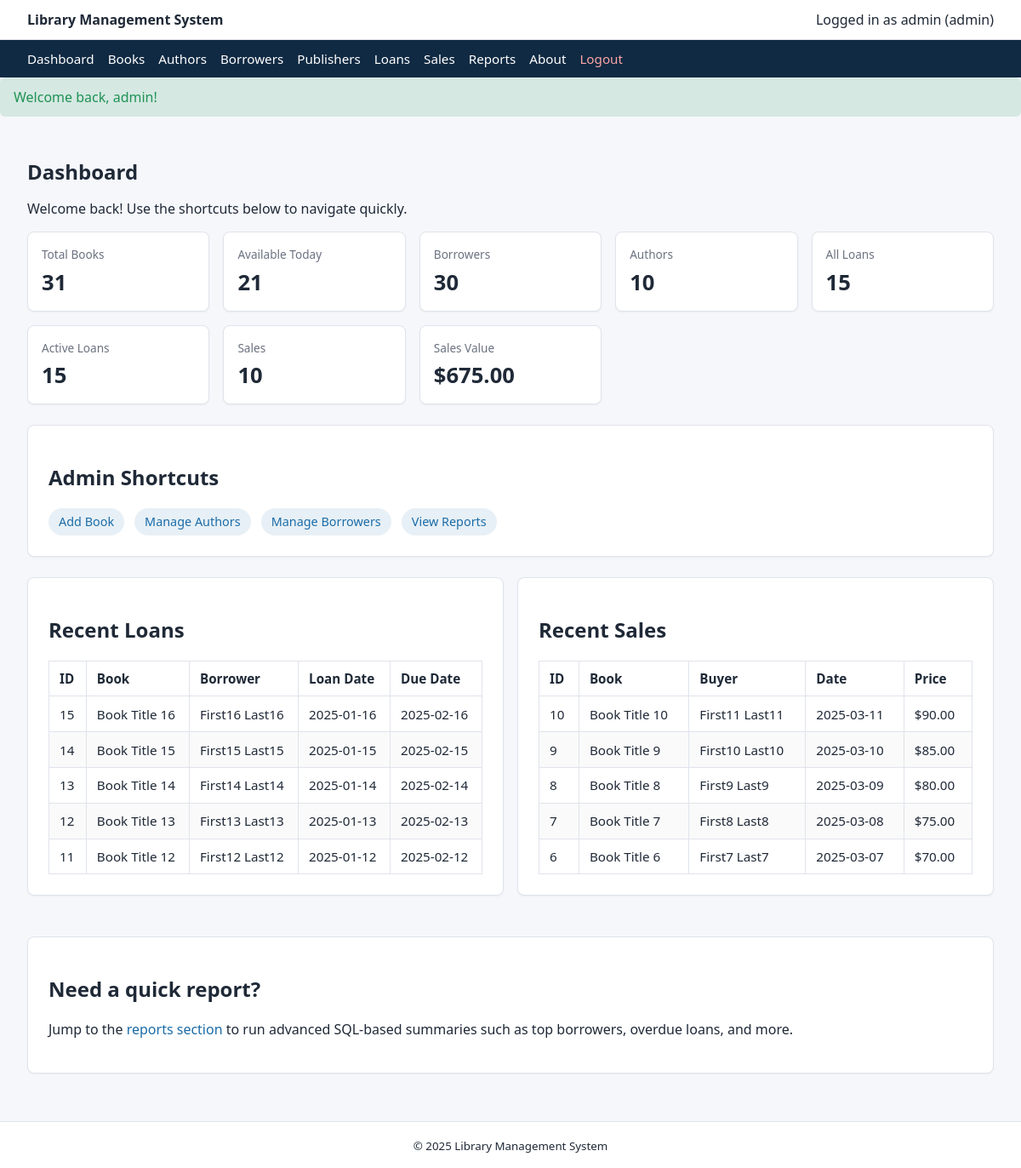
/dashboard.php (signed in), run on the app's committed database.
### tables this page shows
CREATE TABLE `loan` (
  `loan_id` int(11) NOT NULL,
  `borrower_id` int(11) DEFAULT NULL,
  `book_id` int(11) DEFAULT NULL,
  `period_id` int(11) DEFAULT NULL,
  `loan_date` date NOT NULL,
  `due_date` date NOT NULL,
  `return_date` date DEFAULT NULL
);

CREATE TABLE `book` (
  `book_id` int(11) NOT NULL,
  `title` varchar(200) NOT NULL,
  `publisher_id` int(11) DEFAULT NULL,
  `category` varchar(100) DEFAULT NULL,
  `book_type` varchar(50) DEFAULT NULL,
  `original_price` decimal(10,2) DEFAULT NULL,
  `available` tinyint(1) DEFAULT 1
);

CREATE TABLE `sale` (
  `sale_id` int(11) NOT NULL,
  `book_id` int(11) DEFAULT NULL,
  `borrower_id` int(11) DEFAULT NULL,
  `sale_date` date NOT NULL,
  `sale_price` decimal(10,2) NOT NULL
);

### helpers.php (called while the page is built, shortened)
<?php
function current_user_role(): string
{
    return $_SESSION['role'] ?? 'student';
}
function get_flash(): ?array
{
    if (!empty($_SESSION['flash'])) {
        $flash = $_SESSION['flash'];
        return $flash;
    }
    return null;
}
function escape_output(string $value): string
{
    return htmlspecialchars($value, ENT_QUOTES, 'UTF-8');
}

### dashboard.php (the view, shortened to what this page needs)
<?php
require_once 'bootstrap.php';
function fetch_single_value(mysqli $conn, string $sql)
{
    $result = mysqli_query($conn, $sql);
    $row = mysqli_fetch_row($result);
    return $row ? (float) $row[0] : 0;
}
$stats = [
    'books' => fetch_single_value($conn, "SELECT COUNT(*) FROM book"),
    'available' => fetch_single_value($conn, "SELECT COUNT(*) FROM book WHERE available = 1"),
    'authors' => fetch_single_value($conn, "SELECT COUNT(*) FROM author"),
    'borrowers' => fetch_single_value($conn, "SELECT COUNT(*) FROM borrower"),
    'loans' => fetch_single_value($conn, "SELECT COUNT(*) FROM loan"),
    'activeLoans' => fetch_single_value($conn, "SELECT COUNT(*) FROM loan WHERE return_date IS NULL"),
    'sales' => fetch_single_value($conn, "SELECT COUNT(*) FROM sale"),
    'salesValue' => fetch_single_value($conn, "SELECT IFNULL(SUM(sale_price),0) FROM sale"),
];
$recentLoans = mysqli_query(
    $conn,
    "SELECT l.loan_id, b.title, CONCAT(br.first_name,' ', br.last_name) AS borrower, l.loan_date, l.due_date
     FROM loan l
     INNER JOIN book b ON b.book_id = l.book_id
     INNER JOIN borrower br ON br.borrower_id = l.borrower_id
     ORDER BY l.loan_date DESC
     LIMIT 5"
);
$recentSales = mysqli_query(
    $conn,
    "SELECT s.sale_id, b.title, CONCAT(br.first_name,' ', br.last_name) AS borrower, s.sale_date, s.sale_price
     FROM sale s
     INNER JOIN book b ON b.book_id = s.book_id
     INNER JOIN borrower br ON br.borrower_id = s.borrower_id
     ORDER BY s.sale_date DESC
     LIMIT 5"
);
$isAdmin = current_user_role() === 'admin';
require_once 'header.php';
?>
<section class="page-heading">
    <div>
        <h1>Dashboard</h1>
        <p>Welcome back! Use the shortcuts below to navigate quickly.</p>
    </div>
</section>
<section class="grid grid-4">
    <div class="stat-card">
        <p>Total Books</p>
        <strong><?php echo $stats['books']; ?></strong>
    </div>
    <div class="stat-card">
        <p>Available Today</p>
        <strong><?php echo $stats['available']; ?></strong>
    </div>
    <div class="stat-card">
        <p>Borrowers</p>
        <strong><?php echo $stats['borrowers']; ?></strong>
    </div>
    <div class="stat-card">
        <p>Authors</p>
        <strong><?php echo $stats['authors']; ?></strong>
    </div>
    <div class="stat-card">
        <p>All Loans</p>
        <strong><?php echo $stats['loans']; ?></strong>
    </div>
    <div class="stat-card">
        <p>Active Loans</p>
        <strong><?php echo $stats['activeLoans']; ?></strong>
    </div>
    <div class="stat-card">
        <p>Sales</p>
        <strong><?php echo $stats['sales']; ?></strong>
    </div>
    <div class="stat-card">
        <p>Sales Value</p>
        <strong>$<?php echo number_format($stats['salesValue'], 2); ?></strong>
    </div>
</section>
<?php if ($isAdmin) : ?>
    <section class="card">
        <h2>Admin Shortcuts</h2>
        <div class="chip-list">
            <a class="chip" href="books.php#form">Add Book</a>
            <a class="chip" href="authors.php#form">Manage Authors</a>
            <a class="chip" href="borrowers.php#form">Manage Borrowers</a>
            <a class="chip" href="reports.php">View Reports</a>
        </div>
    </section>
<?php endif; ?>
<section class="grid grid-2">
    <div class="card">
        <h2>Recent Loans</h2>
        <div class="table-wrapper">
            <table>
                <thead>
                    <tr>
                        <th>ID</th>
                        <th>Book</th>
                        <th>Borrower</th>
                        <th>Loan Date</th>
                        <th>Due Date</th>
                    </tr>
                </thead>
                <tbody>
                    <?php while ($loan = mysqli_fetch_assoc($recentLoans)) : ?>
                        <tr>
                            <td><?php echo $loan['loan_id']; ?></td>
                            <td><?php echo escape_output($loan['title']); ?></td>
                            <td><?php echo escape_output($loan['borrower']); ?></td>
                            <td><?php echo escape_output($loan['loan_date']); ?></td>
                            <td><?php echo escape_output($loan['due_date']); ?></td>
                        </tr>
                    <?php endwhile; ?>
                </tbody>
            </table>
        </div>
    </div>
    <div class="card">
        <h2>Recent Sales</h2>
        <div class="table-wrapper">
            <table>
                <thead>
                    <tr>
                        <th>ID</th>
                        <th>Book</th>
                        <th>Buyer</th>
                        <th>Date</th>
                        <th>Price</th>
                    </tr>
                </thead>
                <tbody>
                    <?php while ($sale = mysqli_fetch_assoc($recentSales)) : ?>
                        <tr>
                            <td><?php echo $sale['sale_id']; ?></td>
                            <td><?php echo escape_output($sale['title']); ?></td>
                            <td><?php echo escape_output($sale['borrower']); ?></td>
                            <td><?php echo escape_output($sale['sale_date']); ?></td>
                            <td>$<?php echo number_format($sale['sale_price'], 2); ?></td>
                        </tr>
                    <?php endwhile; ?>
                </tbody>
            </table>
        </div>
    </div>
</section>
<section class="card">
    <h2>Need a quick report?</h2>
    <p>Jump to the <a href="reports.php">reports section</a> to run advanced SQL-based summaries such as top borrowers, overdue loans, and more.</p>
</section>
<?php require_once 'footer.php'; ?>

### header.php (shortened to what this page needs)
<?php
$flash = get_flash();
?>
<!DOCTYPE html>
<html lang="en">
<head>
    <link rel="stylesheet" href="styles.css">
</head>
<body>
    <header class="top-bar">
        <div>
            <strong>Library Management System</strong>
        </div>
        <div class="user-info">
            Logged in as <?php echo escape_output($_SESSION['username']); ?>
            (<?php echo escape_output(current_user_role()); ?>)
        </div>
    </header>
    <nav class="nav">
        <a href="dashboard.php">Dashboard</a>
        <a href="books.php">Books</a>
        <a href="authors.php">Authors</a>
        <a href="borrowers.php">Borrowers</a>
        <a href="publishers.php">Publishers</a>
        <a href="loans.php">Loans</a>
        <a href="sales.php">Sales</a>
        <a href="reports.php">Reports</a>
        <a href="about.php">About</a>
        <a class="danger" href="logout.php">Logout</a>
    </nav>
    <?php if ($flash) : ?>
        <div class="alert <?php echo escape_output($flash['type']); ?>">
            <?php echo escape_output($flash['message']); ?>
        </div>
    <?php endif; ?>
    <main class="content">

### footer.php
    </main>
    <footer class="footer">
        <small>&copy; <?php echo date('Y'); ?> Library Management System</small>
    </footer>
</body>
</html>

### styles.css (style rules this page uses)
:root { font-family: "Segoe UI", Tahoma, Helvetica, Arial, sans-serif; color-scheme: light; --primary: #1b6ca8; --accent: #f4a261; --bg: #f6f7fb; --border: #e0e3ec; --text: #1f2937; --muted: #6b7280; --danger: #d14343; --success: #1f9254; }
* { box-sizing: border-box; }
body { margin: 0; background: var(--bg); color: var(--text); }
a { color: var(--primary); text-decoration: none; }
table { width: 100%; border-collapse: collapse; font-size: 0.95rem; }
th, td { border: 1px solid var(--border); padding: 0.65rem 0.75rem; text-align: left; }
th { background: #fff; font-weight: 600; }
tr:nth-child(even) { background: #fafafa; }
.top-bar { background: #fff; border-bottom: 1px solid var(--border); padding: 0.75rem 2rem; display: flex; justify-content: space-between; align-items: center; }
.nav { display: flex; gap: 1rem; padding: 0.75rem 2rem; background: #102a43; }
.nav a { color: #fff; font-size: 0.95rem; }
.nav a.danger { color: #fca5a5; }
.content { padding: 2rem; }
.card { background: #fff; border: 1px solid var(--border); border-radius: 8px; padding: 1.5rem; margin-bottom: 1.5rem; box-shadow: 0 1px 2px rgba(15, 23, 42, 0.05); }
.page-heading h1 { margin: 0 0 0.25rem 0; }
.table-wrapper { overflow-x: auto; }
.alert { border-radius: 6px; padding: 0.75rem 1rem; margin-bottom: 1rem; }
.alert.success { background: rgba(31, 146, 84, 0.15); color: var(--success); }
.grid { display: grid; gap: 1rem; margin-bottom: 1.5rem; }
.grid-2 { grid-template-columns: repeat(auto-fit, minmax(280px, 1fr)); }
.grid-4 { grid-template-columns: repeat(auto-fit, minmax(180px, 1fr)); }
.stat-card { background: #fff; border-radius: 8px; border: 1px solid var(--border); padding: 1rem; box-shadow: 0 1px 2px rgba(0, 0, 0, 0.05); }
.stat-card p { margin: 0; color: var(--muted); font-size: 0.85rem; }
.stat-card strong { display: block; font-size: 1.6rem; margin-top: 0.35rem; }
.chip-list { display: flex; flex-wrap: wrap; gap: 0.75rem; }
.chip { background: rgba(27, 108, 168, 0.1); padding: 0.4rem 0.75rem; border-radius: 999px; font-size: 0.9rem; }
.footer { text-align: center; padding: 1rem; border-top: 1px solid var(--border); background: #fff; }

### data on the page
loan: loan_id "15", book.title "Book Title 16", borrower "First16 Last16", loan_date "2025-01-16", due_date "2025-02-16"
loan: loan_id "14", book.title "Book Title 15", borrower "First15 Last15", loan_date "2025-01-15", due_date "2025-02-15"
loan: loan_id "13", book.title "Book Title 14", borrower "First14 Last14", loan_date "2025-01-14", due_date "2025-02-14"
loan: loan_id "12", book.title "Book Title 13", borrower "First13 Last13", loan_date "2025-01-13", due_date "2025-02-13"
loan: loan_id "11", book.title "Book Title 12", borrower "First12 Last12", loan_date "2025-01-12", due_date "2025-02-12"
sale: sale_id "10", book.title "Book Title 10", borrower "First11 Last11", sale_date "2025-03-11", sale_price "90.00"
sale: sale_id "9", book.title "Book Title 9", borrower "First10 Last10", sale_date "2025-03-10", sale_price "85.00"
sale: sale_id "8", book.title "Book Title 8", borrower "First9 Last9", sale_date "2025-03-09", sale_price "80.00"
sale: sale_id "7", book.title "Book Title 7", borrower "First8 Last8", sale_date "2025-03-08", sale_price "75.00"
sale: sale_id "6", book.title "Book Title 6", borrower "First7 Last7", sale_date "2025-03-07", sale_price "70.00"

### other printed values
escape_output($_SESSION['username']) "admin"
escape_output(current_user_role()) "admin"
escape_output($flash['message']) "Welcome back, admin!"
$stats['books'] "31"
$stats['available'] "21"
$stats['borrowers'] "30"
$stats['authors'] "10"
$stats['loans'] "15"
$stats['activeLoans'] "15"
$stats['sales'] "10"
$stats['salesValue'] "675.00"
